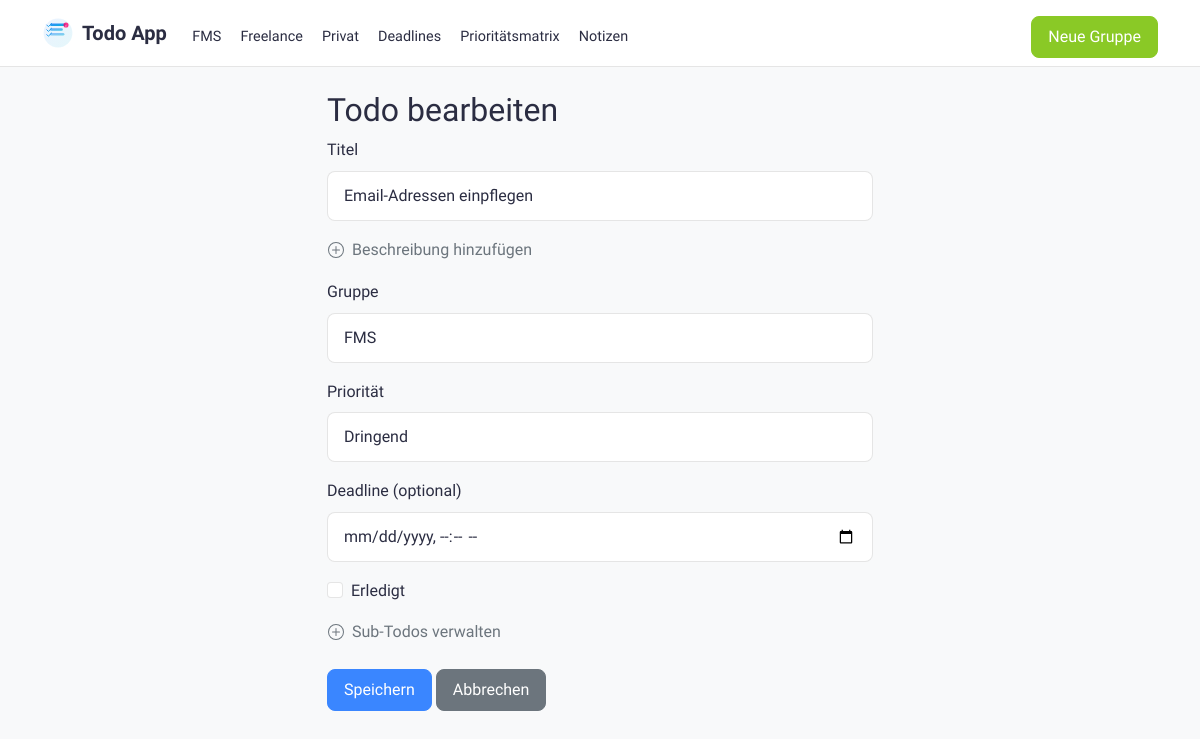
Page /todo/1/edit on the committed database.
### app.py (models this page shows)
class TaskGroup(db.Model):
    id = db.Column(db.Integer, primary_key=True)
    name = db.Column(db.String(100), nullable=False)
    created_at = db.Column(db.DateTime, default=datetime.utcnow)
    todos = db.relationship('Todo', backref='group', lazy=True, cascade='all, delete-orphan')

class Todo(db.Model):
    id = db.Column(db.Integer, primary_key=True)
    title = db.Column(db.String(200), nullable=False)
    description = db.Column(db.Text)
    completed = db.Column(db.Boolean, default=False)
    priority = db.Column(db.String(10), default='medium')
    created_at = db.Column(db.DateTime, default=datetime.utcnow)
    due_date = db.Column(db.DateTime, nullable=True)
    group_id = db.Column(db.Integer, db.ForeignKey('task_group.id'), nullable=False)
    parent_id = db.Column(db.Integer, db.ForeignKey('todo.id'), nullable=True)
    sub_todos = db.relationship('Todo', backref=db.backref('parent', remote_side=[id]),
                              cascade='all, delete-orphan')

### app.py (the view, shortened to what this page needs)
@app.route('/todo/<int:id>/edit', methods=['GET', 'POST'])
def edit_todo(id):
    todo = Todo.query.get_or_404(id)
    groups = TaskGroup.query.all()
    return render_template('todo_form.html', todo=todo, groups=groups)

### app.py (called while the page is built)
@app.context_processor
def inject_groups():
    groups = TaskGroup.query.all()
    return dict(groups=groups)

### templates/todo_form.html (shortened to what this page needs)
{% extends "base.html" %}
{% block content %}
<div class="row">
    <div class="col-md-6 offset-md-3">
        <h2>{% if todo %}Todo bearbeiten{% else %}Neues Todo{% endif %}</h2>
        <form method="post">
            <div class="mb-3">
                <label for="title" class="form-label">Titel</label>
                <input type="text" class="form-control" id="title" name="title" value="{{ todo.title if todo else '' }}" required>
            </div>
            <div class="mb-3">
                <button type="button" class="btn btn-link text-muted p-0" id="toggleDescription"
                        style="text-decoration: none; display: flex; align-items: center;">
                    Beschreibung hinzufügen
                </button>
            </div>
            <div class="mb-3">
                <label for="group_id" class="form-label">Gruppe</label>
                <select class="form-control" id="group_id" name="group_id" required {% if parent_todo %}disabled{% endif %}>
                    {% for group in groups %}
                        <option value="{{ group.id }}"
                            {% if (todo and todo.group_id == group.id) or
                                  (selected_group_id and selected_group_id|int == group.id) %}
                                selected
                            {% endif %}>
                            {{ group.name }}
                        </option>
                    {% endfor %}
                </select>
            </div>
                <div class="mb-3">
                    <label for="priority" class="form-label">Priorität</label>
                    <select class="form-control" id="priority" name="priority">
                        <option value="urgent" {% if todo and todo.priority == 'urgent' %}selected{% endif %}>Dringend</option>
                    </select>
                </div>
                <div class="mb-3">
                    <label for="due_date" class="form-label">Deadline (optional)</label>
                    <input type="datetime-local" class="form-control" id="due_date" name="due_date"
                           value="{% if todo and todo.due_date %}{{ todo.due_date.strftime('%Y-%m-%dT%H:%M') }}{% endif %}">
                </div>
            {% if todo %}
            <div class="mb-3">
                <div class="form-check">
                    <input type="checkbox" class="form-check-input" id="completed" name="completed" {% if todo.completed %}checked{% endif %}>
                    <label class="form-check-label" for="completed">Erledigt</label>
                </div>
            </div>
            {% endif %}
            {% if not parent_todo %}
            <div class="mb-4">
                <button type="button" class="btn btn-link text-muted p-0" id="toggleSubTodos"
                        style="text-decoration: none; display: flex; align-items: center;">
                    Sub-Todos verwalten
                </button>
            </div>
            {% endif %}
            <div class="mb-3">
                <button type="submit" class="btn btn-primary">Speichern</button>
                <a href="{{ url_for('index') }}" class="btn btn-secondary">Abbrechen</a>
            </div>
        </form>
    </div>
</div>
{% endblock %}

### templates/base.html (shortened to what this page needs)
<!DOCTYPE html>
<html lang="de">
    <head>
        <link href="https://cdn.jsdelivr.net/npm/bootstrap@5.1.3/dist/css/bootstrap.min.css" rel="stylesheet">
</head>
<body>
    <nav class="navbar navbar-expand-lg sticky-top mb-4">
        <div class="container">
            <div class="d-flex align-items-center">
                <a class="navbar-brand" href="{{ url_for('index') }}">
                    Todo App
                </a>
            </div>
            <div class="collapse navbar-collapse" id="navbarNav">
                <ul class="navbar-nav me-auto">
                    {% for nav_group in groups %}
                        <li class="nav-item">
                            <a class="nav-link {% if selected_group and selected_group.id == nav_group.id %}active{% endif %}"
                               href="{{ url_for('index', group_id=nav_group.id) }}">
                                {{ nav_group.name }}
                            </a>
                        </li>
                    {% endfor %}
                        <li class="nav-item">
                            <a class="nav-link {% if request.endpoint == 'deadlines' %}active{% endif %}"
                               href="{{ url_for('deadlines') }}">
                                Deadlines
                            </a>
                        </li>
                        <li class="nav-item">
                            <a class="nav-link {% if request.endpoint == 'priority_matrix' %}active{% endif %}"
                               href="{{ url_for('priority_matrix') }}">
                                Prioritätsmatrix
                            </a>
                        </li>
                        <li class="nav-item">
                            <a class="nav-link {% if request.endpoint == 'notes' %}active{% endif %}"
                               href="{{ url_for('notes') }}">
                                Notizen
                            </a>
                        </li>
                </ul>
                <div class="d-flex">
                    <a href="{{ url_for('new_group') }}" class="btn btn-success">Neue Gruppe</a>
                </div>
            </div>
        </div>
    </nav>
    <div class="container">
        {% block content %}{% endblock %}
    </div>
</body>
</html>

### templates/base.html (style rules this page uses)
:root { --primary-color: #3a86ff; --danger-color: #ff006e; --success-color: #8ac926; --warning-color: #ffbe0b; --info-color: #00b4d8; --background-color: #f8f9fa; --card-background: rgba(255, 255, 255, 0.9); --text-color: #2b2d42; --text-muted: #6c757d; --border-color: rgba(0, 0, 0, 0.1); }
body { font-family: 'SF Pro Text', -apple-system, BlinkMacSystemFont, sans-serif; background-color: var(--background-color); color: var(--text-color); line-height: 1.6; }
.navbar { background: var(--card-background); backdrop-filter: blur(10px); -webkit-backdrop-filter: blur(10px); border-bottom: 1px solid var(--border-color); padding: 0.5rem 0; }
.navbar-brand { color: var(--text-color); font-weight: 600; font-size: 1.25rem; display: flex; align-items: center; gap: 0.5rem; }
.logo { width: 32px; height: 32px; transition: transform 0.3s ease; }
.nav-link { color: var(--text-color); padding: 0.5rem 0.75rem; border-radius: 8px; transition: all 0.3s ease; margin: 0 0.1rem; font-size: 0.9rem; }
.navbar-collapse { margin-top: 0.5rem; }
.btn { border-radius: 8px; padding: 0.5rem 1rem; transition: all 0.3s ease; font-weight: 500; }
.btn-primary { background-color: var(--primary-color); border-color: var(--primary-color); }
.btn-success { background-color: var(--success-color); border-color: var(--success-color); }
.form-control { border-radius: 8px; border: 1px solid var(--border-color); padding: 0.75rem 1rem; background: var(--card-background); color: var(--text-color); }
.form-check-input { border-color: var(--border-color); }

### rows in the picture
TaskGroup: name "FMS"
TaskGroup: name "Freelance"
TaskGroup: name "Privat"
Todo: title "Email-Adressen einpflegen", group_id "FMS", priority "Dringend"
